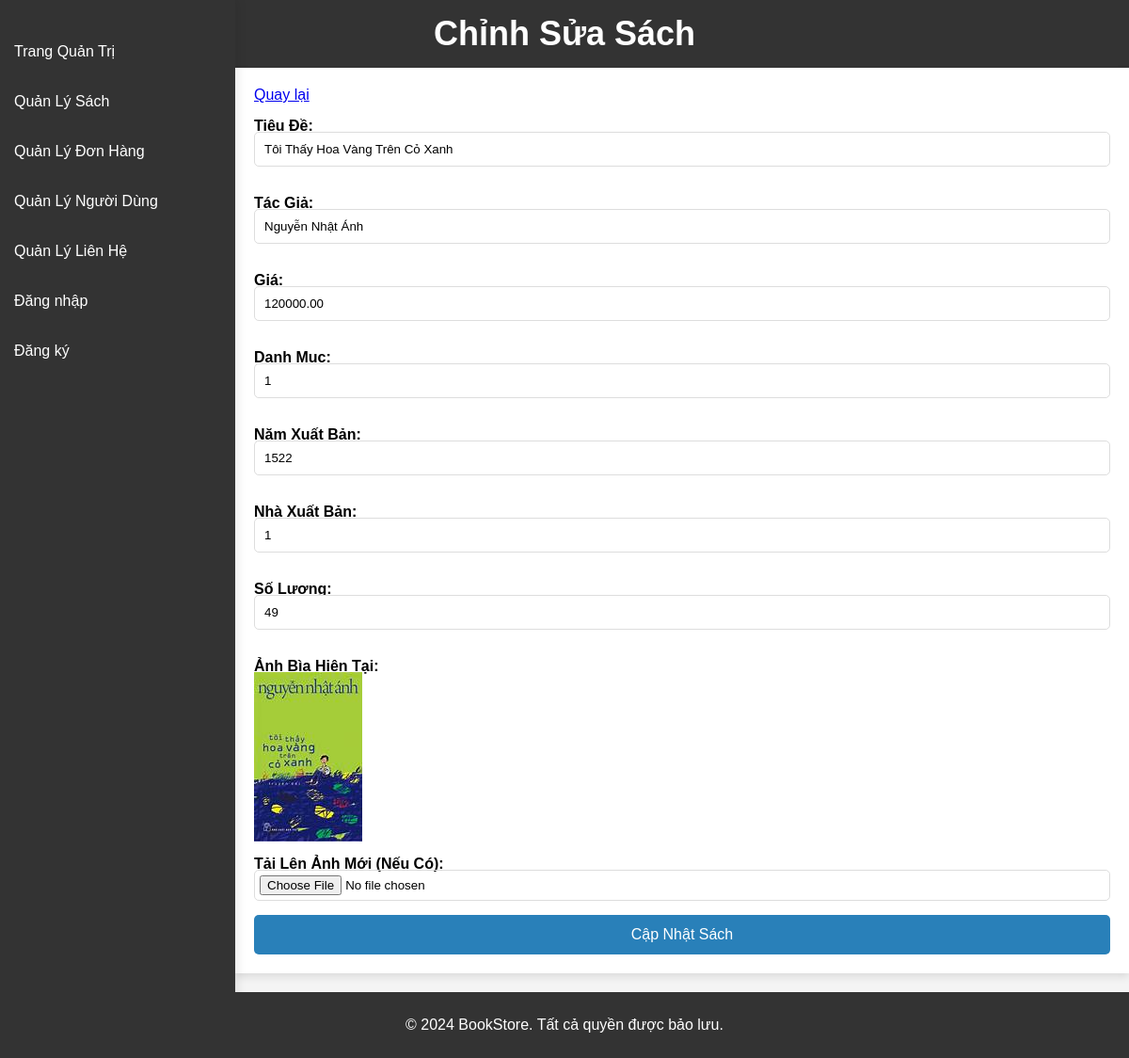
/admin/edit_book.php?book_id=1, run on the app's committed database.
### tables this page shows
CREATE TABLE `books` (
  `BookID` int(11) NOT NULL,
  `Title` varchar(255) NOT NULL,
  `Author` varchar(255) DEFAULT NULL,
  `CategoryID` int(11) DEFAULT NULL,
  `Price` decimal(10,2) NOT NULL,
  `Description` text DEFAULT NULL,
  `CoverImage` varchar(255) DEFAULT NULL,
  `CreatedAt` timestamp NOT NULL DEFAULT current_timestamp(),
  `PublishYear` int(11) DEFAULT NULL,
  `Publisher` varchar(255) DEFAULT NULL,
  `Stock` int(11) DEFAULT 0
);

### admin/edit_book.php (the view, shortened to what this page needs)
<?php
$username = isset($_SESSION['username']) ? $_SESSION['username'] : '';
$role = isset($_SESSION['role']) ? $_SESSION['role'] : '';
$conn = new mysqli("localhost", "root", "", "BookStore");
if (isset($_GET['book_id'])) {
    $book_id = $_GET['book_id'];
    $sql = "SELECT * FROM Books WHERE BookID = ?";
    $stmt = $conn->prepare($sql);
    $stmt->bind_param("i", $book_id);
    $stmt->execute();
    $result = $stmt->get_result();
    if ($result->num_rows > 0) {
        $book = $result->fetch_assoc();
    } else {
        echo "Không tìm thấy sách.";
        exit;
    }
} else {
    echo "ID sách không hợp lệ.";
    exit;
}
?>
<!DOCTYPE html>
<html lang="vi">
<head>
    <link rel="stylesheet" href="style.css">
</head>
<body>
    <header>
        <div class="container">
            <h1>Chỉnh Sửa Sách</h1>
        </div>
    </header>
    <div class="admin-container">
        <aside class="sidebar">
            <nav>
                <ul>
                    <li><a href="admin_dashboard.php">Trang Quản Trị</a></li>
                    <li><a href="admin_books.php">Quản Lý Sách</a></li>
                    <li><a href="admin_orders.php">Quản Lý Đơn Hàng</a></li>
                    <li><a href="admin_users.php">Quản Lý Người Dùng</a></li>
                    <li><a href="contact.php">Quản Lý Liên Hệ</a></li>
                    <?php if ($username): ?>
                        <li class="account-menu">
                            <a href="profile.php">Chào, <?php echo $username; ?></a>
                            <div class="dropdown-menu">
                                <?php if ($role == 1): ?>
                                <?php endif; ?>
                                <a href="logout.php">Đăng xuất</a>
                            </div>
                        </li>
                    <?php else: ?>
                        <li><a href="login.php">Đăng nhập</a></li>
                        <li><a href="register.php">Đăng ký</a></li>
                    <?php endif; ?>
                </ul>
            </nav>
        </aside>
        <main class="main-content">
            <a href="admin_books.php" class="back-button">Quay lại</a>
            <form action="update_book.php" method="POST" enctype="multipart/form-data">
                <label for="title">Tiêu Đề:</label>
                <input type="text" id="title" name="title" value="<?php echo htmlspecialchars($book['Title']); ?>" required>
                <label for="author">Tác Giả:</label>
                <input type="text" id="author" name="author" value="<?php echo htmlspecialchars($book['Author']); ?>" required>
                <label for="price">Giá:</label>
                <input type="number" id="price" name="price" value="<?php echo htmlspecialchars($book['Price']); ?>" required>
                <label for="category">Danh Mục:</label>
                <input type="text" id="category" name="category" value="<?php echo htmlspecialchars($book['CategoryID']); ?>" required>
                <label for="publish_year">Năm Xuất Bản:</label>
                <input type="number" id="publish_year" name="publish_year" value="<?php echo htmlspecialchars($book['PublishYear']); ?>" required>
                <label for="publisher">Nhà Xuất Bản:</label>
                <input type="text" id="publisher" name="publisher" value="<?php echo htmlspecialchars($book['Publisher']); ?>" required>
                <label for="stock">Số Lượng:</label>
                <input type="number" id="stock" name="stock" value="<?php echo htmlspecialchars($book['Stock']); ?>" required>
                <label for="cover_image">Ảnh Bìa Hiện Tại:</label>
                <?php if (!empty($book['CoverImage'])): ?>
                    <img src="<?php echo htmlspecialchars($book['CoverImage']); ?>" alt="Ảnh bìa sách" style="max-width: 150px; display: block; margin-bottom: 10px;">
                <?php endif; ?>
                <label for="cover_image">Tải Lên Ảnh Mới (Nếu Có):</label>
                <input type="file" id="cover_image" name="cover_image">
                <button type="submit">Cập Nhật Sách</button>
            </form>
        </main>
    </div>
    <footer>
        <div class="container">
            <p>&copy; 2024 BookStore. Tất cả quyền được bảo lưu.</p>
        </div>
    </footer>
</body>
</html>

### admin/style.css (style rules this page uses)
body { font-family: Arial, sans-serif; margin: 0; padding: 0; background-color: #f4f4f4; display: flex; flex-direction: column; height: 100vh; }
.container { width: 90%; margin: 0 auto; }
header { background-color: #333; color: white; padding: 15px 0; text-align: center; }
header h1 { margin: 0; }
.admin-container { display: flex; height: 100%; }
.sidebar { width: 250px; background-color: #333; color: white; position: fixed; top: 0; left: 0; bottom: 0; padding-top: 20px; box-shadow: 2px 0 10px rgba(0, 0, 0, 0.1); }
.sidebar nav ul { list-style: none; padding: 0; }
.sidebar nav ul li { margin: 15px 0; }
.sidebar nav ul li a { color: #fff; text-decoration: none; padding: 10px 15px; display: block; }
.main-content { margin-left: 250px; padding: 20px; background-color: white; box-shadow: 0 4px 8px rgba(0, 0, 0, 0.1); overflow-y: auto; flex: 1; }
footer { background-color: #333; color: white; text-align: center; padding: 10px 0; position: relative; bottom: 0; width: 100%; margin-top: 20px; }
a { margin-top: 15px; }
form label { font-size: 16px; font-weight: bold; margin-bottom: 5px; display: block; margin-top: 15px; height: 10px; }
form input[type="text"], form input[type="number"], form input[type="file"], form select, form textarea { width: 100%; padding: 10px; margin-bottom: 15px; border: 1px solid #ddd; border-radius: 5px; box-sizing: border-box; }
form button { padding: 12px 20px; background-color: #2980b9; color: #fff; font-size: 16px; border: none; border-radius: 5px; cursor: pointer; display: block; width: 100%; }
form input[type="file"] { padding: 5px; }
button { background-color: #f44336; color: white; padding: 8px 12px; border: none; border-radius: 5px; cursor: pointer; font-size: 14px; transition: background-color 0.3s; }
.container { width: 90%; max-width: 1200px; margin: 0 auto; }
header h1 { font-size: 36px; margin: 0; }

### data on the page
books: title "Tôi Thấy Hoa Vàng Trên Cỏ Xanh", author "Nguyễn Nhật Ánh", price "120000.00", category "1", publish_year "1522", publisher "1", stock "49", CoverImage (picture)
